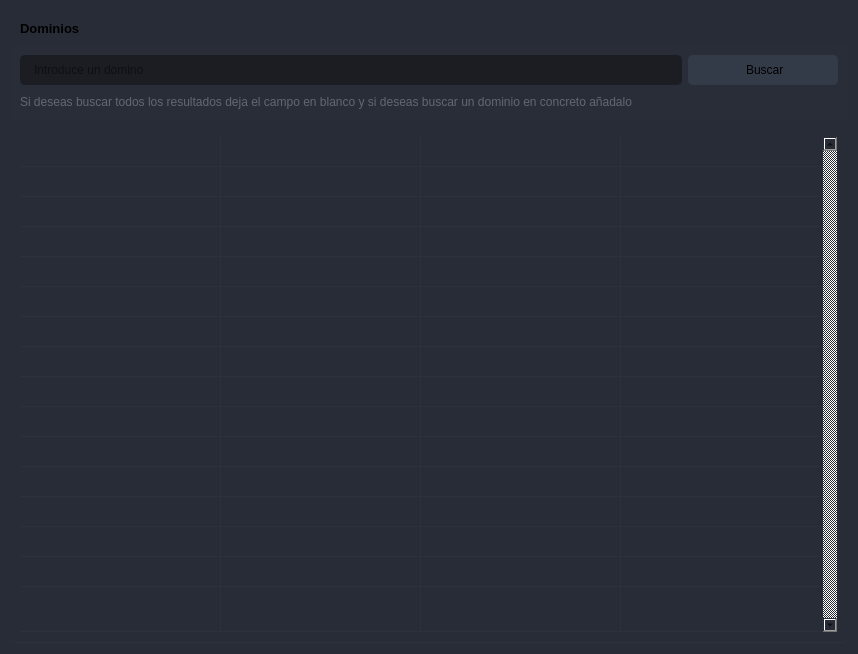
                        <widget class="QWidget" name="tab_7">
                         <property name="styleSheet">
                          <string notr="true">background-color: rgb(39, 44, 54);
</string>
                         </property>
                         <attribute name="title">
                          <string>Consultar Dominios</string>
                         </attribute>
                         <layout class="QVBoxLayout" name="verticalLayout_35">
                          <item>
                           <widget class="QFrame" name="frame_div_content_6">
                            <property name="minimumSize">
                             <size>
                              <width>0</width>
                              <height>110</height>
                             </size>
                            </property>
                            <property name="maximumSize">
                             <size>
                              <width>16777215</width>
                              <height>110</height>
                             </size>
                            </property>
                            <property name="styleSheet">
                             <string notr="true">background-color: rgb(41, 45, 56);
border-radius: 5px;
</string>
                            </property>
                            <property name="frameShape">
                             <enum>QFrame::NoFrame</enum>
                            </property>
                            <property name="frameShadow">
                             <enum>QFrame::Raised</enum>
                            </property>
                            <layout class="QVBoxLayout" name="verticalLayout_33">
                             <property name="spacing">
                              <number>0</number>
                             </property>
                             <property name="leftMargin">
                              <number>0</number>
                             </property>
                             <property name="topMargin">
                              <number>0</number>
                             </property>
                             <property name="rightMargin">
                              <number>0</number>
                             </property>
                             <property name="bottomMargin">
                              <number>0</number>
                             </property>
                             <item>
                              <widget class="QFrame" name="frame_title_wid_6">
                               <property name="maximumSize">
                                <size>
                                 <width>16777215</width>
                                 <height>35</height>
                                </size>
                               </property>
                               <property name="styleSheet">
                                <string notr="true">background-color: rgb(39, 44, 54);</string>
                               </property>
                               <property name="frameShape">
                                <enum>QFrame::StyledPanel</enum>
                               </property>
                               <property name="frameShadow">
                                <enum>QFrame::Raised</enum>
                               </property>
                               <layout class="QVBoxLayout" name="verticalLayout_34">
                                <item>
                                 <widget class="QLabel" name="labelBoxBlenderInstalation_6">
                                  <property name="font">
                                   <font>
                                    <family>Segoe UI</family>
                                    <pointsize>10</pointsize>
                                    <weight>75</weight>
                                    <bold>true</bold>
                                   </font>
                                  </property>
                                  <property name="styleSheet">
                                   <string notr="true"/>
                                  </property>
                                  <property name="text">
                                   <string>Dominios</string>
                                  </property>
                                 </widget>
                                </item>
                               </layout>
                              </widget>
                             </item>
                             <item>
                              <widget class="QFrame" name="frame_content_wid_6">
                               <property name="frameShape">
                                <enum>QFrame::NoFrame</enum>
                               </property>
                               <property name="frameShadow">
                                <enum>QFrame::Raised</enum>
                               </property>
                               <layout class="QHBoxLayout" name="horizontalLayout_21">
                                <item>
                                 <layout class="QGridLayout" name="gridLayout_8">
                                  <property name="bottomMargin">
                                   <number>0</number>
                                  </property>
                                  <item row="0" column="0">
                                   <widget class="QLineEdit" name="lineEdit_6">
                                    <property name="minimumSize">
                                     <size>
                                      <width>0</width>
                                      <height>30</height>
                                     </size>
                                    </property>
                                    <property name="styleSheet">
                                     <string notr="true">QLineEdit {
	background-color: rgb(27, 29, 35);
	border-radius: 5px;
	border: 2px solid rgb(27, 29, 35);
	padding-left: 10px;
}
QLineEdit:hover {
	border: 2px solid rgb(64, 71, 88);
}
QLineEdit:focus {
	border: 2px solid rgb(91, 101, 124);
}</string>
                                    </property>
                                    <property name="placeholderText">
                                     <string>Introduce un domino</string>
                                    </property>
                                   </widget>
                                  </item>
                                  <item row="0" column="1">
                                   <widget class="QPushButton" name="buscar_3">
                                    <property name="sizePolicy">
                                     <sizepolicy hsizetype="Preferred" vsizetype="Preferred">
                                      <horstretch>0</horstretch>
                                      <verstretch>0</verstretch>
                                     </sizepolicy>
                                    </property>
                                    <property name="minimumSize">
                                     <size>
                                      <width>150</width>
                                      <height>30</height>
                                     </size>
                                    </property>
                                    <property name="font">
                                     <font>
                                      <family>Segoe UI</family>
                                      <pointsize>9</pointsize>
                                     </font>
                                    </property>
                                    <property name="styleSheet">
                                     <string notr="true">QPushButton {
	border: 2px solid rgb(52, 59, 72);
	border-radius: 5px;
	background-color: rgb(52, 59, 72);
}
QPushButton:hover {
	background-color: rgb(57, 65, 80);
	border: 2px solid rgb(61, 70, 86);
}
QPushButton:pressed {
	background-color: rgb(35, 40, 49);
	border: 2px solid rgb(43, 50, 61);
}</string>
                                    </property>
                                    <property name="text">
                                     <string> Buscar</string>
                                    </property>
                                    <property name="icon">
                                     <iconset>
                                      <normaloff>icons/16x16/cil-lupita.png</normaloff>icons/16x16/cil-lupita.png</iconset>
                                    </property>
                                   </widget>
                                  </item>
                                  <item row="1" column="0" colspan="2">
                                   <widget class="QLabel" name="labelVersion_8">
                                    <property name="styleSheet">
                                     <string notr="true">color: rgb(98, 103, 111);</string>
                                    </property>
                                    <property name="lineWidth">
                                     <number>1</number>
                                    </property>
                                    <property name="text">
                                     <string>Si deseas buscar todos los resultados deja el campo en blanco y si deseas buscar un dominio en concreto añadalo</string>
                                    </property>
                                    <property name="alignment">
                                     <set>Qt::AlignLeading|Qt::AlignLeft|Qt::AlignVCenter</set>
                                    </property>
                                   </widget>
                                  </item>
                                 </layout>
                                </item>
                               </layout>
                              </widget>
                             </item>
                            </layout>
                           </widget>
                          </item>
                          <item>
                           <widget class="QTableWidget" name="tableWidget_dominios">
                            <property name="sizePolicy">
                             <sizepolicy hsizetype="Expanding" vsizetype="Expanding">
                              <horstretch>0</horstretch>
                              <verstretch>0</verstretch>
                             </sizepolicy>
                            </property>
                            <property name="palette">
                             <palette>
                              <active>
                               <colorrole role="WindowText">
                                <brush brushstyle="SolidPattern">
                                 <color alpha="255">
                                  <red>210</red>
                                  <green>210</green>
                                  <blue>210</blue>
                                 </color>
                                </brush>
                               </colorrole>
                               <colorrole role="Button">
                                <brush brushstyle="SolidPattern">
                                 <color alpha="255">
                                  <red>39</red>
                                  <green>44</green>
                                  <blue>54</blue>
                                 </color>
                                </brush>
                               </colorrole>
                               <colorrole role="Text">
                                <brush brushstyle="SolidPattern">
                                 <color alpha="255">
                                  <red>210</red>
                                  <green>210</green>
                                  <blue>210</blue>
                                 </color>
                                </brush>
                               </colorrole>
                               <colorrole role="ButtonText">
                                <brush brushstyle="SolidPattern">
                                 <color alpha="255">
                                  <red>210</red>
                                  <green>210</green>
                                  <blue>210</blue>
                                 </color>
                                </brush>
                               </colorrole>
                               <colorrole role="Base">
                                <brush brushstyle="SolidPattern">
                                 <color alpha="255">
                                  <red>39</red>
                                  <green>44</green>
                                  <blue>54</blue>
                                 </color>
                                </brush>
                               </colorrole>
                               <colorrole role="Window">
                                <brush brushstyle="SolidPattern">
                                 <color alpha="255">
                                  <red>39</red>
                                  <green>44</green>
                                  <blue>54</blue>
                                 </color>
                                </brush>
                               </colorrole>
                               <colorrole role="PlaceholderText">
                                <brush brushstyle="NoBrush">
                                 <color alpha="128">
                                  <red>210</red>
                                  <green>210</green>
                                  <blue>210</blue>
                                 </color>
                                </brush>
                               </colorrole>
                              </active>
                              <inactive>
                               <colorrole role="WindowText">
                                <brush brushstyle="SolidPattern">
                                 <color alpha="255">
                                  <red>210</red>
                                  <green>210</green>
                                  <blue>210</blue>
                                 </color>
                                </brush>
                               </colorrole>
                               <colorrole role="Button">
                                <brush brushstyle="SolidPattern">
                                 <color alpha="255">
                                  <red>39</red>
                                  <green>44</green>
                                  <blue>54</blue>
                                 </color>
                                </brush>
                               </colorrole>
                               <colorrole role="Text">
                                <brush brushstyle="SolidPattern">
                                 <color alpha="255">
                                  <red>210</red>
                                  <green>210</green>
                                  <blue>210</blue>
                                 </color>
                                </brush>
                               </colorrole>
                               <colorrole role="ButtonText">
                                <brush brushstyle="SolidPattern">
                                 <color alpha="255">
                                  <red>210</red>
                                  <green>210</green>
                                  <blue>210</blue>
                                 </color>
                                </brush>
                               </colorrole>
                               <colorrole role="Base">
                                <brush brushstyle="SolidPattern">
                                 <color alpha="255">
                                  <red>39</red>
                                  <green>44</green>
                                  <blue>54</blue>
                                 </color>
                                </brush>
                               </colorrole>
                               <colorrole role="Window">
                                <brush brushstyle="SolidPattern">
                                 <color alpha="255">
                                  <red>39</red>
                                  <green>44</green>
                                  <blue>54</blue>
                                 </color>
                                </brush>
                               </colorrole>
                               <colorrole role="PlaceholderText">
                                <brush brushstyle="NoBrush">
                                 <color alpha="128">
                                  <red>210</red>
                                  <green>210</green>
                                  <blue>210</blue>
                                 </color>
                                </brush>
                               </colorrole>
                              </inactive>
                              <disabled>
                               <colorrole role="WindowText">
                                <brush brushstyle="SolidPattern">
                                 <color alpha="255">
                                  <red>210</red>
                                  <green>210</green>
                                  <blue>210</blue>
                                 </color>
                                </brush>
                               </colorrole>
                               <colorrole role="Button">
                                <brush brushstyle="SolidPattern">
                                 <color alpha="255">
                                  <red>39</red>
                                  <green>44</green>
                                  <blue>54</blue>
                                 </color>
                                </brush>
                               </colorrole>
                               <colorrole role="Text">
                                <brush brushstyle="SolidPattern">
                                 <color alpha="255">
                                  <red>210</red>
                                  <green>210</green>
                                  <blue>210</blue>
                                 </color>
                                </brush>
                               </colorrole>
                               <colorrole role="ButtonText">
                                <brush brushstyle="SolidPattern">
                                 <color alpha="255">
                                  <red>210</red>
                                  <green>210</green>
                                  <blue>210</blue>
                                 </color>
                                </brush>
                               </colorrole>
                               <colorrole role="Base">
                                <brush brushstyle="SolidPattern">
                                 <color alpha="255">
                                  <red>39</red>
                                  <green>44</green>
                                  <blue>54</blue>
                                 </color>
                                </brush>
                               </colorrole>
                               <colorrole role="Window">
                                <brush brushstyle="SolidPattern">
                                 <color alpha="255">
                                  <red>39</red>
                                  <green>44</green>
                                  <blue>54</blue>
                                 </color>
                                </brush>
                               </colorrole>
                               <colorrole role="PlaceholderText">
                                <brush brushstyle="NoBrush">
                                 <color alpha="128">
                                  <red>210</red>
                                  <green>210</green>
                                  <blue>210</blue>
                                 </color>
                                </brush>
                               </colorrole>
                              </disabled>
                             </palette>
                            </property>
                            <property name="styleSheet">
                             <string notr="true">QTableWidget {
	background-color: rgb(39, 44, 54);
	padding: 10px;
	border-radius: 5px;
	gridline-color: rgb(44, 49, 60);
	border-bottom: 1px solid rgb(44, 49, 60);
}
QTableWidget::item{
	border-color: rgb(44, 49, 60);
	padding-left: 5px;
	padding-right: 5px;
	gridline-color: rgb(44, 49, 60);
}
QTableWidget::item:selected{
	background-color: rgb(85, 170, 255);
}
QScrollBar:horizontal {
    border: none;
    background: rgb(52, 59, 72);
    height: 14px;
    margin: 0px 21px 0 21px;
	border-radius: 0px;
}
 QScrollBar:vertical {
	border: none;
    background: rgb(52, 59, 72);
    width: 14px;
    margin: 21px 0 21px 0;
	border-radius: 0px;
 }
QHeaderView::section{
	Background-color: rgb(39, 44, 54);
	max-width: 30px;
	border: 1px solid rgb(44, 49, 60);
	border-style: none;
    border-bottom: 1px solid rgb(44, 49, 60);
    border-right: 1px solid rgb(44, 49, 60);
}
QTableWidget::horizontalHeader {
	background-color: rgb(81, 255, 0);
}
QHeaderView::section:horizontal
{
    border: 1px solid rgb(32, 34, 42);
	background-color: rgb(27, 29, 35);
	padding: 3px;
	border-top-left-radius: 7px;
    border-top-right-radius: 7px;
}
QHeaderView::section:vertical
{
    border: 1px solid rgb(44, 49, 60);
}
</string>
                            </property>
                            <property name="frameShape">
                             <enum>QFrame::NoFrame</enum>
                            </property>
                            <property name="verticalScrollBarPolicy">
                             <enum>Qt::ScrollBarAlwaysOn</enum>
                            </property>
                            <property name="sizeAdjustPolicy">
                             <enum>QAbstractScrollArea::AdjustToContents</enum>
                            </property>
                            <property name="editTriggers">
                             <set>QAbstractItemView::NoEditTriggers</set>
                            </property>
                            <property name="alternatingRowColors">
                             <bool>false</bool>
                            </property>
                            <property name="selectionMode">
                             <enum>QAbstractItemView::SingleSelection</enum>
                            </property>
                            <property name="selectionBehavior">
                             <enum>QAbstractItemView::SelectRows</enum>
                            </property>
                            <property name="showGrid">
                             <bool>true</bool>
                            </property>
                            <property name="gridStyle">
                             <enum>Qt::SolidLine</enum>
                            </property>
                            <property name="sortingEnabled">
                             <bool>false</bool>
                            </property>
                            <attribute name="horizontalHeaderVisible">
                             <bool>false</bool>
                            </attribute>
                            <attribute name="horizontalHeaderCascadingSectionResizes">
                             <bool>true</bool>
                            </attribute>
                            <attribute name="horizontalHeaderDefaultSectionSize">
                             <number>200</number>
                            </attribute>
                            <attribute name="horizontalHeaderStretchLastSection">
                             <bool>true</bool>
                            </attribute>
                            <attribute name="verticalHeaderVisible">
                             <bool>false</bool>
                            </attribute>
                            <attribute name="verticalHeaderCascadingSectionResizes">
                             <bool>false</bool>
                            </attribute>
                            <attribute name="verticalHeaderHighlightSections">
                             <bool>false</bool>
                            </attribute>
                            <attribute name="verticalHeaderStretchLastSection">
                             <bool>true</bool>
                            </attribute>
                            <row>
                             <property name="text">
                              <string>New Row</string>
                             </property>
                             <property name="font">
                              <font>
                               <family>Segoe UI</family>
                              </font>
                             </property>
                            </row>
                            <row>
                             <property name="text">
                              <string>New Row</string>
                             </property>
                            </row>
                            <row>
                             <property name="text">
                              <string>New Row</string>
                             </property>
                            </row>
                            <row>
                             <property name="text">
                              <string>New Row</string>
                             </property>
                            </row>
                            <row>
                             <property name="text">
                              <string>New Row</string>
                             </property>
                            </row>
                            <row>
                             <property name="text">
                              <string>New Row</string>
                             </property>
                            </row>
                            <row>
                             <property name="text">
                              <string>New Row</string>
                             </property>
                            </row>
                            <row>
                             <property name="text">
                              <string>New Row</string>
                             </property>
                            </row>
                            <row>
                             <property name="text">
                              <string>New Row</string>
                             </property>
                            </row>
                            <row>
                             <property name="text">
                              <string>New Row</string>
                             </property>
                            </row>
                            <row>
                             <property name="text">
                              <string>New Row</string>
                             </property>
                            </row>
                            <row>
                             <property name="text">
                              <string>New Row</string>
                             </property>
                            </row>
                            <row>
                             <property name="text">
                              <string>New Row</string>
                             </property>
                            </row>
                            <row>
                             <property name="text">
                              <string>New Row</string>
                             </property>
                            </row>
                            <row>
                             <property name="text">
                              <string>New Row</string>
                             </property>
                            </row>
                            <row>
                             <property name="text">
                              <string>New Row</string>
                             </property>
                            </row>
                            <column>
                             <property name="text">
                              <string>0</string>
                             </property>
                            </column>
                            <column>
                             <property name="text">
                              <string>1</string>
                             </property>
                            </column>
                            <column>
                             <property name="text">
                              <string>2</string>
                             </property>
                            </column>
                            <column>
                             <property name="text">
                              <string>3</string>
                             </property>
                            </column>
                            <item row="0" column="0">
                             <property name="text">
                              <string/>
                             </property>
                            </item>
                            <item row="0" column="1">
                             <property name="text">
                              <string/>
                             </property>
                            </item>
                            <item row="0" column="2">
                             <property name="text">
                              <string/>
                             </property>
                            </item>
                            <item row="0" column="3">
                             <property name="text">
                              <string/>
                             </property>
                            </item>
                           </widget>
                          </item>
                         </layout>
                        </widget>
